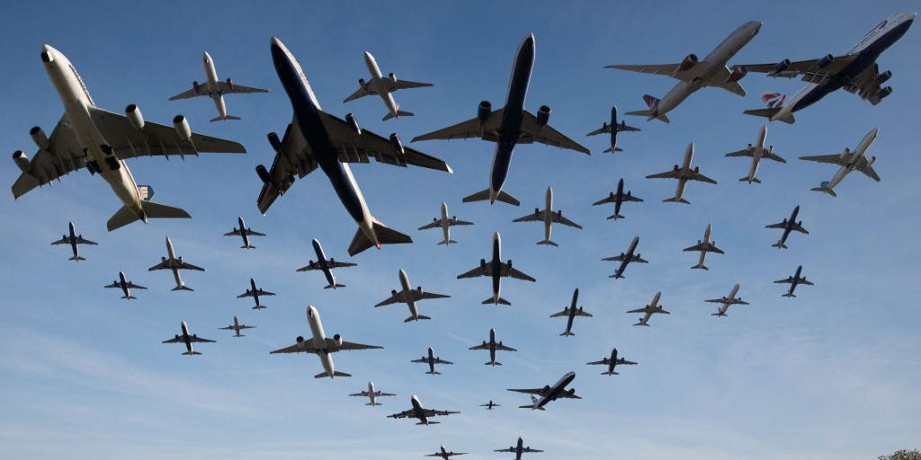
#> input picture Template matching/SourceIMG.jpeg, 921 x 460 px
$ python TM.py
#> lines starting #> are read from the running program, lines starting #| are printed output that depends on the picture; after the words box and inside, x2 and y2 are one past the last pixel; in counts of white or black regions, pixels touching at a corner belong together
import cv2
import numpy as np
from matplotlib import pyplot as plt

import imutils

# [45 lines left out: functions detect_one, detect_multe, detect_toate, not called in this run]

def scaler(img_gray, template, threshold = 0.533, MinScale = 0.5, MaxScale = 3.5):

    """
    Peform template matching with a touch of rescaling

    Threshold = between 0 and 1, just play with it

    MinScale  = the minimum value of the rescaling percentage. Make it smaller than 1 if you want to detect objects bigger than the one in the template.

    MaxScale  = the maximum value of the rescaling percentage. Make it bigger than 1 if you want to detect objects smaller than the one in the template.
    """
    # img_gray = cv2.Canny(img_gray, 50, 200)
    # template = cv2.Canny(template, 50, 200)
    width, height = template.shape
    for scale in np.linspace(MinScale, MaxScale)[::-1]:
        resized = imutils.resize(img_gray, width = int(img_gray.shape[1] * scale))
        r = img_gray.shape[1] / float(resized.shape[1])

        if resized.shape[0] < height or resized.shape[1] < width:
            break

        result = cv2.matchTemplate(resized, template, cv2.TM_CCOEFF_NORMED)
        _, maxVal, _, maxLoc = cv2.minMaxLoc(result)

        if maxVal > threshold:
            gasit = (maxVal, maxLoc, r)
            _, maxLoc, r = gasit
            (startX, startY) = (int(maxLoc[0] * r), int(maxLoc[1] * r))
            (endX, endY) = (int((maxLoc[0] + width) * r), int((maxLoc[1] + height) * r))
            cv2.rectangle(img_gray, (startX, startY), (endX, endY), (0, 0, 255), 2)

    cv2.imshow("CFR", img_gray)
    cv2.waitKey(0)
    cv2.destroyAllWindows()

if __name__ == '__main__':
    img_rgb = cv2.imread('SourceIMG.jpeg')
#> img_rgb is the input picture: shape (460, 921, 3); mean B, G, R 162.2, 133.8, 109.9
    img_gray = cv2.cvtColor(img_rgb, cv2.COLOR_BGR2GRAY)
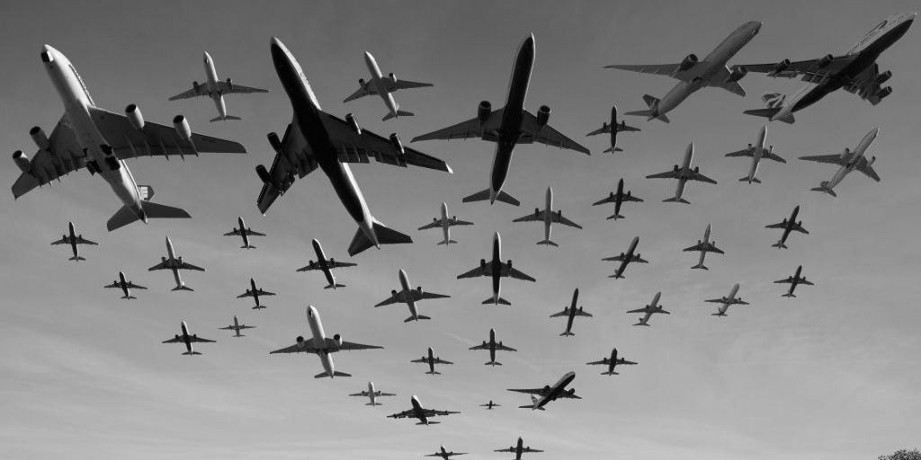
#> img_gray: shape (460, 921); min 0, max 255, mean 129.8
    template = cv2.imread('TemplateIMG.jpeg', 0)
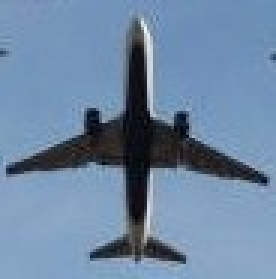
#> input picture Template matching/TemplateIMG.jpeg, 92 x 93 px (shown 3 times larger)
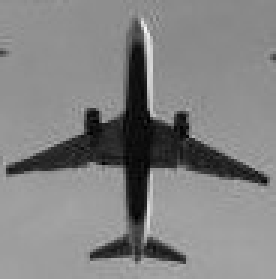
#> template: shape (93, 92) (shown 3 times larger); min 0, max 246, mean 130.4

    # detect_one(img_gray, template)
    # detect_multe(img_gray, template, 0.5)
    # detect_toate(img_gray, template, .67)
    scaler(img_gray, template)
#> the loop in scaler, `for scale in np.linspace(MinScale, MaxScale)[::-1]:` made 50 passes
#> (maxVal, gasit, startX, startY, endX, endY) on passes 1 to 10: (0.638, (0.638, (1869, 800), 0.286), 534, 228, 560, 254), (0.628, (0.628, (1436, 1187), 0.291), 417, 345, 444, 371), (0.604, (0.604, (754, 1054), 0.296), 223, 312, 250, 339), (0.597, (0.597, (1185, 1256), 0.302), 357, 378, 385, 406), (0.591, (0.591, (1550, 1267), 0.307), 476, 389, 504, 417), (0.591, (0.591, (1529, 1055), 0.313), 478, 330, 507, 359), (0.584, (0.584, (183, 703), 0.319), 58, 224, 88, 253), (0.589, (0.589, (1479, 874), 0.326), 481, 284, 511, 314), (0.595, (0.595, (1799, 1038), 0.332), 597, 344, 628, 375), (0.599, (0.599, (2031, 681), 0.339), 688, 230, 720, 262)
#> maxVal on passes 25, 26, 29, 30, 32, 33: 0.531, 0.531, 0.523, 0.527, 0.527, 0.516
#> pass 1, in scaler, `result = cv2.matchTemplate(resized, template, cv2.TM_CCOEFF_NORMED)`:
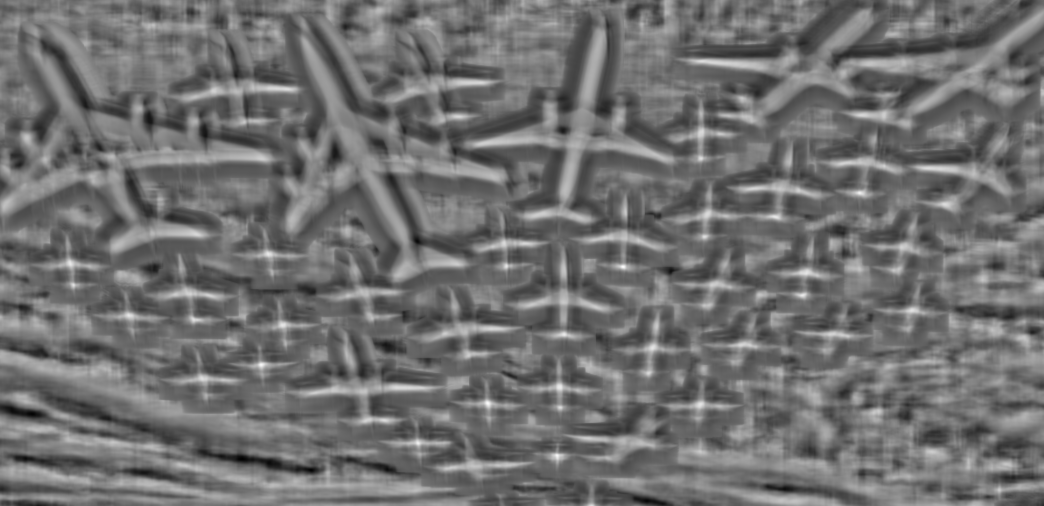
#> result: shape (1517, 3132) float32 (shown at 1/3 size); min -0.48, max 0.638, mean 0.0105; drawn with min black and max white
#> after the loop in scaler, `for scale in np.linspace(MinScale, MaxScale)[::-1]:`:
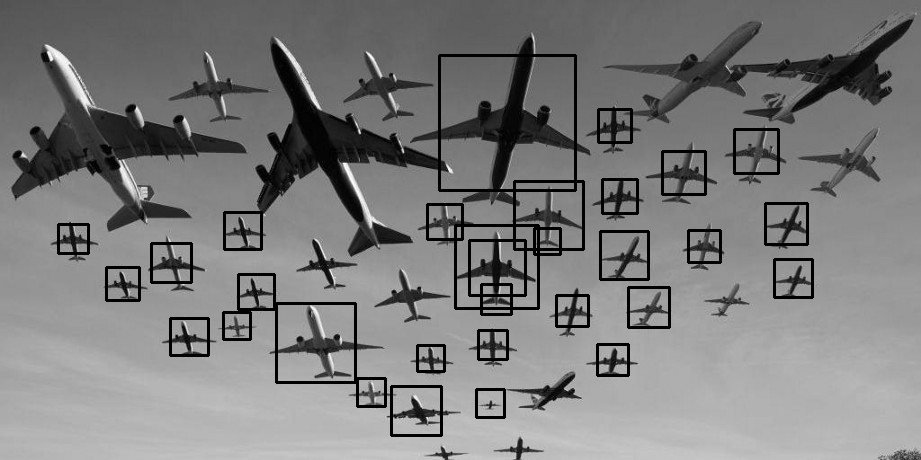
#> img_gray: shape (460, 921); 3.7% of pixels changed, all inside (x1, y1, x2, y2) = (57, 54, 814, 437)
#> after the loop in scaler, `for scale in np.linspace(MinScale, MaxScale)[::-1]:`:
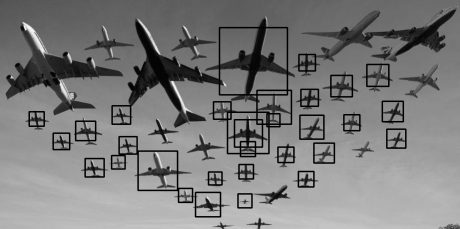
#> resized: shape (229, 460); min 0, max 248, mean 124.6
#> after the loop in scaler, `for scale in np.linspace(MinScale, MaxScale)[::-1]:`:
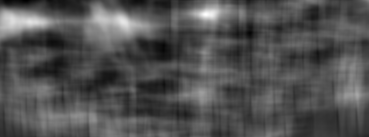
#> result: shape (137, 369) float32; min -0.173, max 0.474, mean 0.0344; drawn with min black and max white
